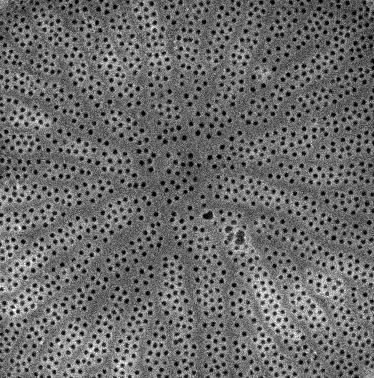
#> input picture work/CNMS/testing thresholds, blurs/cropped_Wild013.tif, 374 x 378 px
$ jupyter execute --allow-errors 'More diatoms.ipynb'
#> lines starting #> are read from the running program, lines starting #| are printed output that depends on the picture; after the words box and inside, x2 and y2 are one past the last pixel; in counts of white or black regions, pixels touching at a corner belong together
[cell 1]
import matplotlib.pyplot as plt
import matplotlib.image as mpimg
import numpy as np
from PIL import Image

# [5 lines of commented-out code are left out]

img=mpimg.imread('cropped_Wild013.tif')
#> img is the input picture: shape (378, 374, 4); mean R, G, B, A 106.6, 106.6, 106.6, 255
imgplot = plt.imshow(img)

[cell 2]
lum_img = img[:,:,0]
imgplot2 = plt.imshow(lum_img)

#> (a cell that did not finish here is left out)

[cell 4]
import cv2
img2 = cv2.imread('cropped_Wild052.tif', 0)
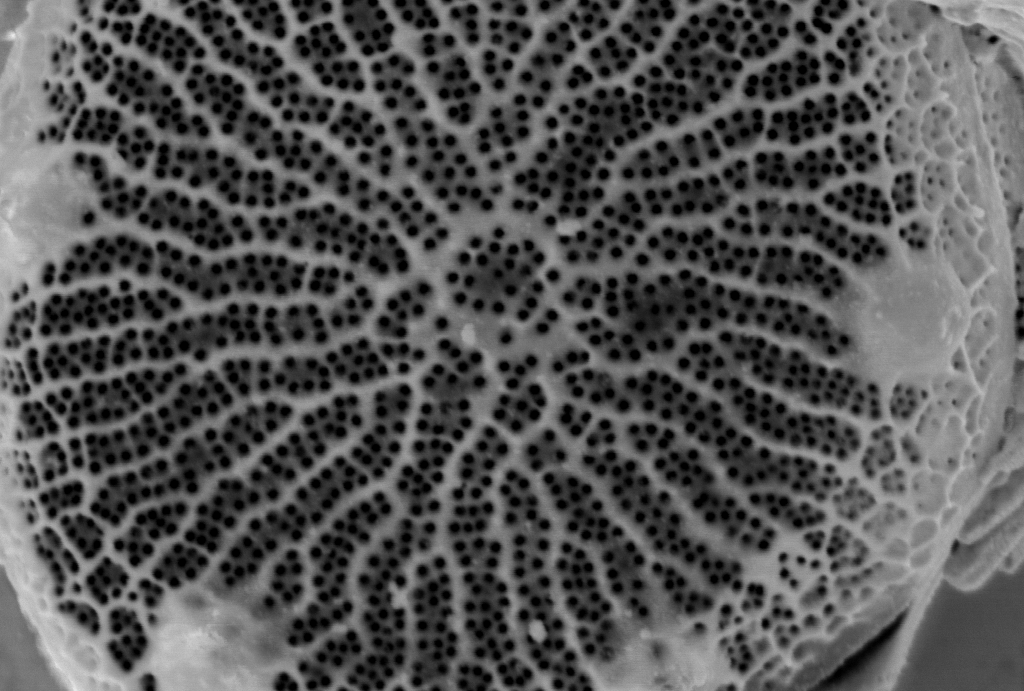
#> input picture work/CNMS/testing thresholds, blurs/cropped_Wild052.tif, 1024 x 691 px
#> img2 is the input picture: shape (691, 1024); min 0, max 234, mean 83.7
ret,th= cv2.threshold(img2,0,255,cv2.THRESH_BINARY+cv2.THRESH_OTSU)
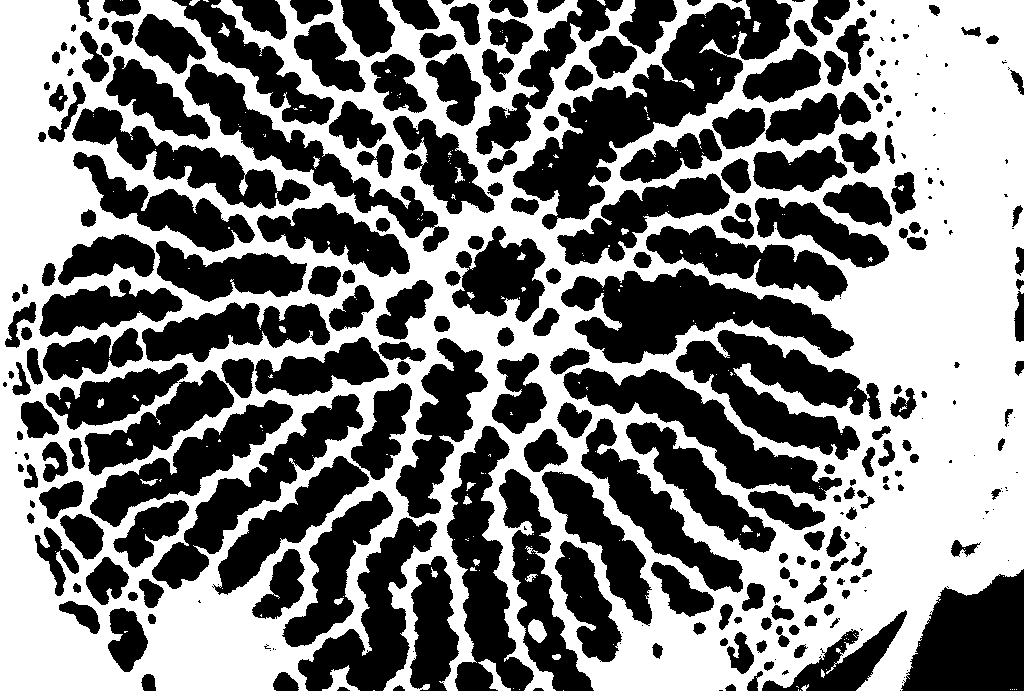
#> th: shape (691, 1024); 49.2% white; 205 white regions (172 under 20 px), largest, box (x1, y1, x2, y2) and area: (0, 0, 1024, 691) 345186, (322, 665, 360, 691) 392, (478, 659, 511, 691) 339
#> ret = 84
print(ret)
#| 84.0

[cell 5]
from skimage.morphology import skeletonize
skeleton = skeletonize(lum_img)
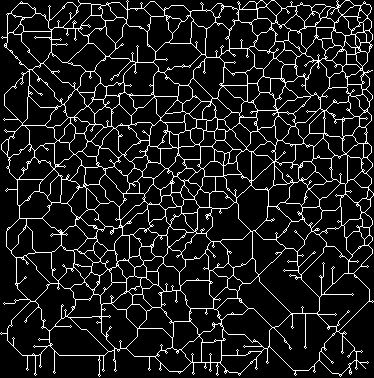
#> skeleton: shape (378, 374) bool; 10.7% white in thin lines or dots
ax = plt.subplot()
ax.imshow(skeleton, cmap='binary', interpolation= 'sinc')
plt.show()

[cell 6]
img2=mpimg.imread('cropped_Wild052.tif')
#> img2: shape (691, 1024, 4)
imgplot2 = plt.imshow(img2, alpha=0.9)
ax2 = plt.subplot()
ax2.imshow(skeleton, cmap='CMRmap', interpolation='sinc', alpha=0.3)
plt.show()
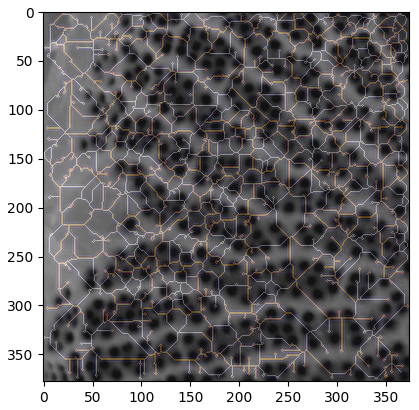
#> figure drawn by matplotlib, 1 panel
